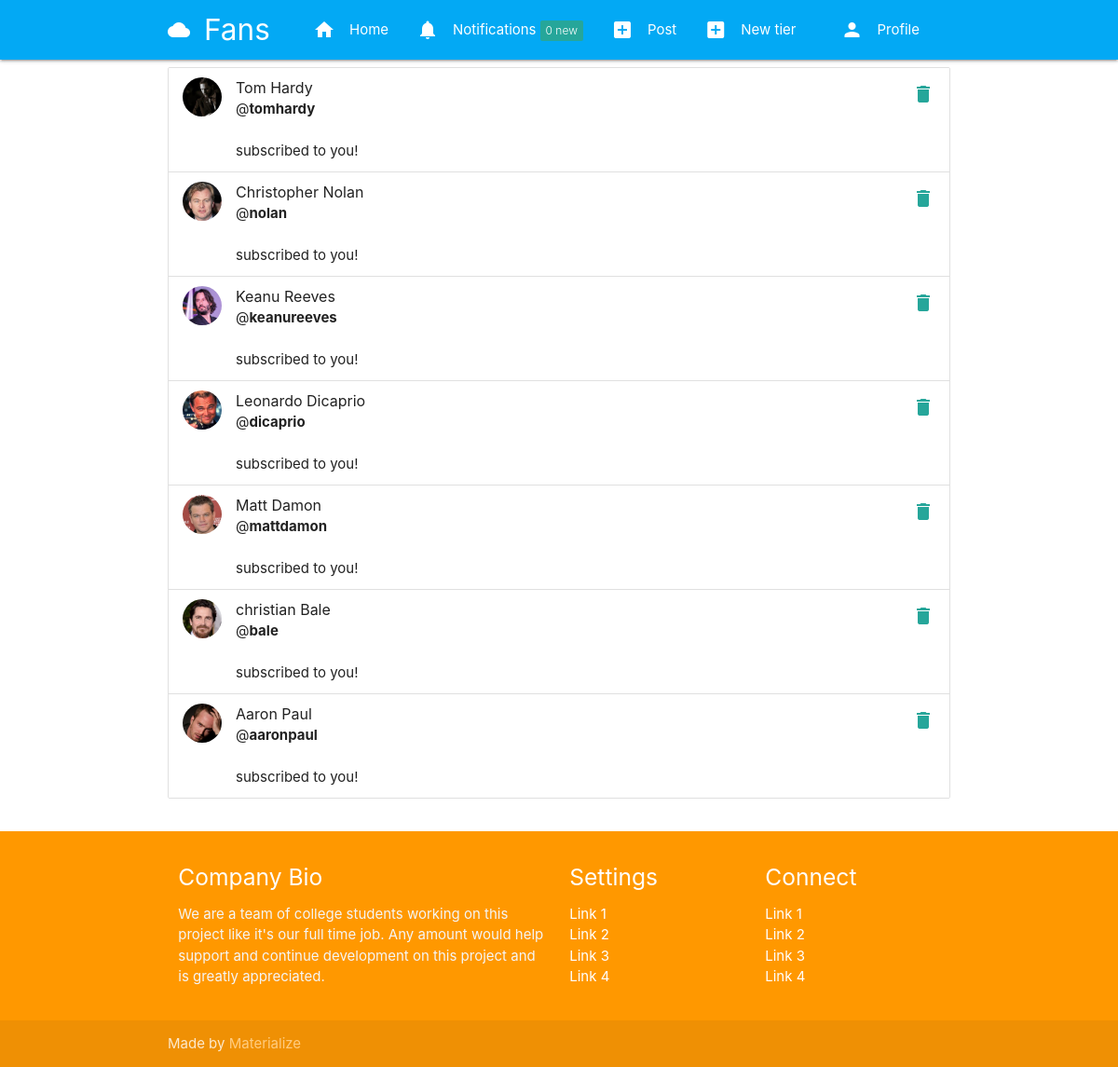
The app's page /notifications/ (signed in), older data.
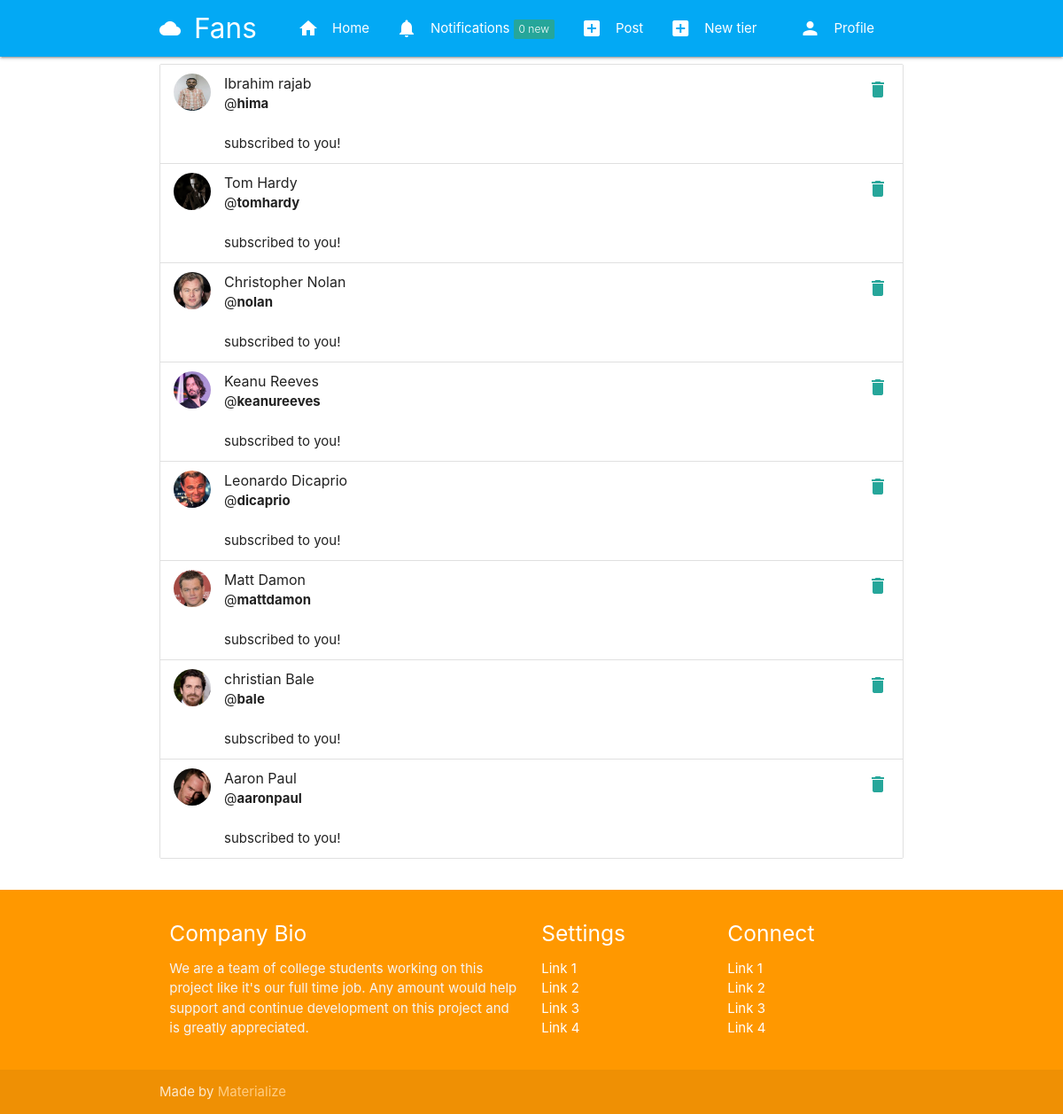
The same page, newer data.
### notifications/models.py (models this page shows)
class Notification(models.Model):
    NOTIFICATION_TYPES = ((1,'Like'),(2,'Comment'),(3,'Subscribed'))
    post = models.ForeignKey('post.Post', on_delete=models.CASCADE,related_name='noti_post',blank=True, null=True)
    sender = models.ForeignKey(User, on_delete=models.CASCADE,related_name='noti_from_user')
    user = models.ForeignKey(User, on_delete=models.CASCADE,related_name='noti_to_user')
    notification_type = models.IntegerField(choices=NOTIFICATION_TYPES)
    text_preview = models.CharField( max_length=50,blank=True)
    date = models.DateTimeField(auto_now_add=True)
    is_seen = models.BooleanField(default=False)

### authy/models.py (models this page shows, shortened)
class Profile(models.Model):
	user = models.OneToOneField(User, on_delete=models.CASCADE, related_name='profile')
	location = models.CharField(max_length=50, null=True, blank=True)
	url = models.CharField(max_length=80, null=True, blank=True)
	profile_info = models.TextField(max_length=150, null=True, blank=True)
	created = models.DateField(auto_now_add=True)
	picture = models.ImageField(upload_to=user_directory_path_profile, blank=True, null=True, verbose_name='Picture')
	banner = models.ImageField(upload_to=user_directory_path_banner, blank=True, null=True, verbose_name='Banner')

### notifications/views.py (the view)
# urls.py: path('',show_notifications,name='show-notifications'),
def show_notifications(request):
  user = request.user
  notifications = Notification.objects.filter(user=user).order_by('-date')
  Notification.objects.filter(user=user,is_seen=False).update(is_seen=True)
  context = {
    'notifications':notifications,
  }
  return render(request,'notifications.html',context)

### authy/views.py (called while the page is built)
def side_nav_info(request):
	user = request.user
	nav_profile = None
	fans = None
	follows = None
	if user.is_authenticated:
		nav_profile = Profile.objects.get(user=user)
		fans = Subscription.objects.filter(subscribed=user).count()
		follows = Subscription.objects.filter(subscriber=user).count()
	return {'nav_profile': nav_profile, 'fans': fans, 'follows': follows}

### notifications/views.py (called while the page is built)
def count_notifications(request):
  count_notifications = None
  if request.user.is_authenticated:
    count_notifications = Notification.objects.filter(user=request.user,is_seen=False).count()
  return {'count_notifications':count_notifications}

### fans_clone/templates/notifications.html (shortened to what this page needs)
{% extends 'base.html' %}
{% load static %}
{% block content %}
<ul class="collection">
{% for notification in notifications %}
  {% if notification.notification_type == 1 %}
  <li class="collection-item avatar">
    {% if notification.sender.profile.picture %}
    <img src="{{ notification.sender.profile.picture.url }}" class="circle responsive-img">
  {% else %}
    <img src="{% static 'img/no_avatar.jpg' %}" class="circle responsive-img">
  {% endif %}
    <span class="title">{{notification.sender.first_name}}  {{notification.sender.last_name}}</span>
    <p>@<b>{{notification.sender.username}}</b> </p>
    <a href="{% url 'delete-notification' notification.id %}" class="secondary-content"><i class="material-icons">delete</i></a>
    <br>
    <p> liked your post</p>
    <a href="{% url 'post-detail' notification.post.id %}"> see post</a>
  </li>
  {% elif  notification.notification_type == 3 %}
  <li class="collection-item avatar">
    {% if notification.sender.profile.picture %}
    <img src="{{ notification.sender.profile.picture.url }}" class="circle responsive-img">
  {% else %}
    <img src="{% static 'img/no_avatar.jpg' %}" class="circle responsive-img">
  {% endif %}
    <span class="title">{{notification.sender.first_name}}  {{notification.sender.last_name}}</span>
    <p>@<b>{{notification.sender.username}}</b> </p>
    <a href="{% url 'delete-notification' notification.id %}" class="secondary-content"><i class="material-icons">delete</i></a>
    <br>
    <p>subscribed to you!</p>
  </li>
  {% endif %}
{% endfor %}
</ul>
{% endblock %}

Row changes from the older to the newer data that the page shows:
added Notification: sender.profile.picture (placeholder picture), sender.first_name "Ibrahim", sender.last_name "rajab", sender.username "hima"
